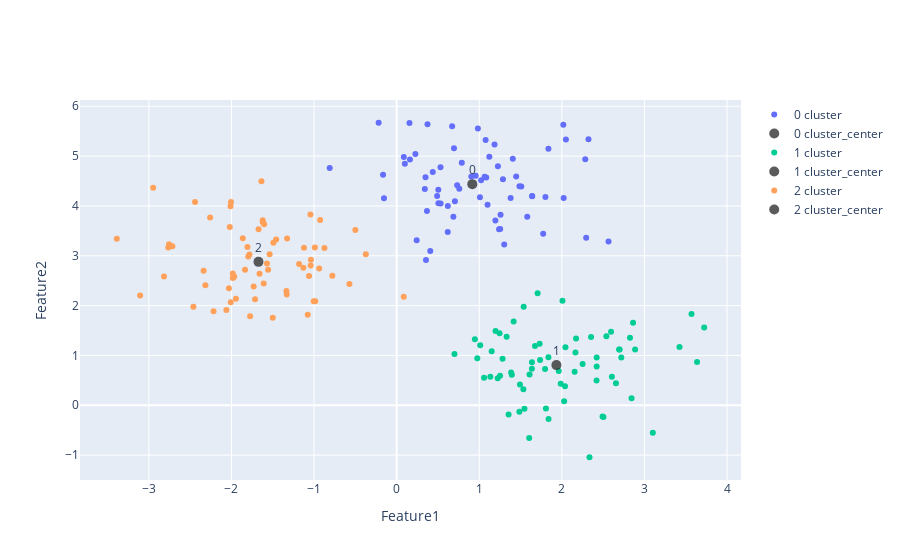

Notebook code cell kept with this figure:
### Markdown cell above
[plotly text & annotation 공식 문서 참고](https://plotly.com/python/text-and-annotations/)

### Code cell
import plotly.graph_objects as go

# cluster_centers_ 는 개별 클래스터의 중심 위치 좌표 시각화를 위해 추출 
centers =  meanshift.cluster_centers_

# 시각화 - plotly 는 값 하나로 지정을 못해서 DataFrame 로 만들어서 사용. 
centers_df = pd.DataFrame(centers, columns=['X_location','Y_location'])


meanshift_graph = go.Figure()

for i in np.unique(cluster_labels):
    
    meanshift_graph.add_trace(
    go.Scatter(x=cluster_df[cluster_df['meanshift_labels']==i]['feature1'],
               y=cluster_df[cluster_df['meanshift_labels']==i]['feature2'],mode='markers',name=str(i)+' cluster')
    )
    
    meanshift_graph.add_trace(
    go.Scatter(x=centers_df[centers_df.index==i]['X_location'],
               y=centers_df[centers_df.index==i]['Y_location'],mode='markers+text',marker=dict(size=10,color='rgba(50, 50, 50, .8)'),
              name=str(i)+' cluster_center', text=str(i), textposition="top center")
    )
    
meanshift_graph.update_xaxes(title_text="Feature1")    
meanshift_graph.update_yaxes(title_text="Feature2")

meanshift_graph.show()
